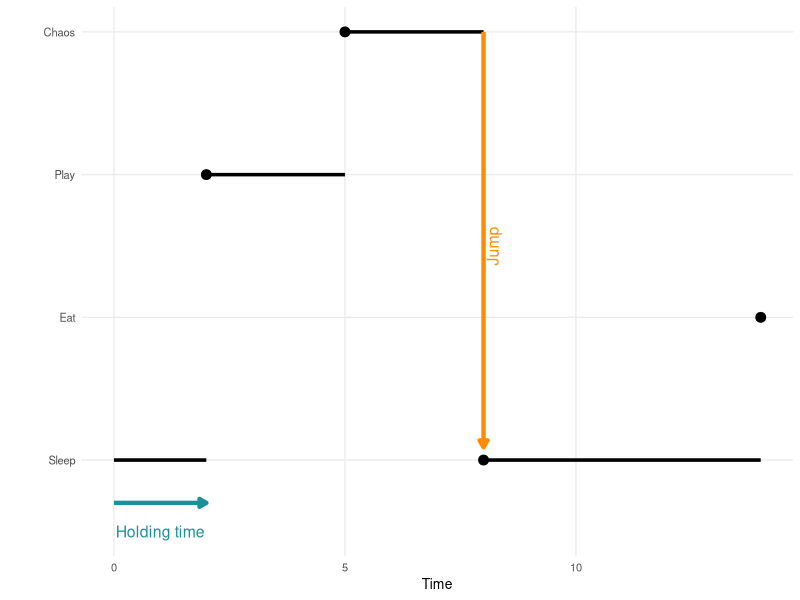
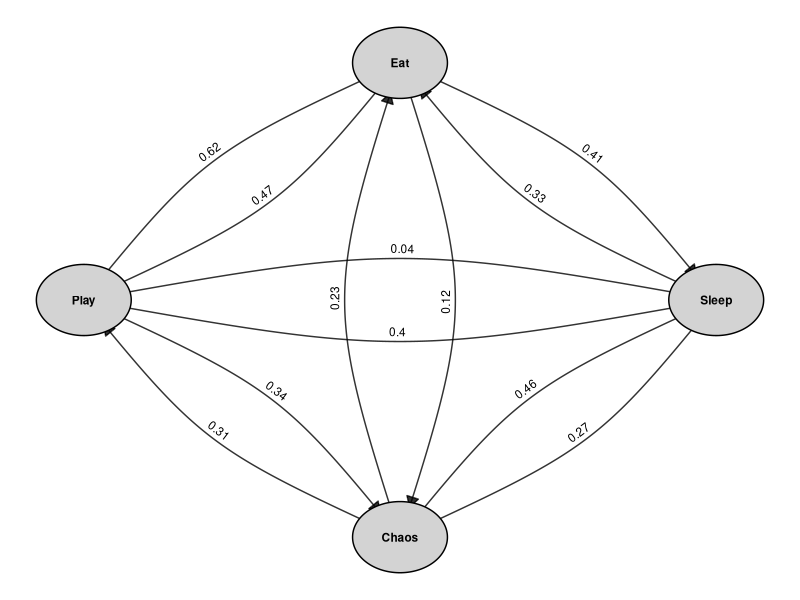

Write R code to recreate these figures, in order.
## ---- chunk 1
#| label: libraries-silent
#| include: false

library(igraph)
library(ggraph)
library(tidygraph)
library(ggplot2)
## ---- chunk 2
#| label: catex-plot
#| fig-height: 4
#| fig-width: 7
#| message: false
#| echo: false

jump_times <- c(0, 2, 5, 8, 14)
states <- c(0, 2, 3, 0, 1)  # Sleep → Play → Chaos → Sleep → Eat

segment_data <- data.frame(
  x = jump_times[-length(jump_times)],
  xend = jump_times[-1],
  y = states[-length(states)]
)

jump_points <- data.frame(
  x = jump_times[-1],
  y = states[-1]
)

ggplot() +
  geom_segment(data = segment_data, aes(x = x, xend = xend, y = y, yend = y),
               linewidth = 1.2, color = "black") +
  geom_point(data = jump_points, aes(x = x, y = y), shape = 21, fill = "black", size = 3) +
  annotate("segment", x = 0, xend = 2, y = -0.3, yend = -0.3,
           arrow = arrow(type = "closed", length = unit(0.2, "cm")),
           color = "#1c9099", linewidth = 1.5) +
  annotate("text", x = 1, y = -0.5, label = "Holding time", color = "#1c9099", size = 4) +
  annotate("segment", x = 8, xend = 8, y = 3, yend = 0.09,
           arrow = arrow(type = "closed", length = unit(0.2, "cm")),
           color = "darkorange", linewidth = 1.5) +
  annotate("text", x = 8.2, y = 1.5, label = "Jump", color = "darkorange", size = 4, angle = 90) +
  labs(x = "Time", y = "State") +
  scale_y_continuous(breaks = 0:3,
                     labels = c("Sleep", "Eat", "Play", "Chaos")) +
  theme_minimal(base_size = 10) +
  theme(panel.grid.minor = element_blank(),
        axis.title.y = element_text(angle = 0, vjust = 1.2))
## ---- chunk 3
#| label: catex2-plot
#| fig-height: 4
#| fig-width: 4
#| message: false
#| warning: false
#| echo: false

# Define all 4 states
state_names <- c("Sleep", "Eat", "Play", "Chaos")

# Corrected row-stochastic transition matrix P (rows sum to 1)
P <- matrix(
  c(0.00, 0.33, 0.40, 0.27,
    0.41, 0.00, 0.47, 0.12,
    0.04, 0.62, 0.00, 0.34,
    0.46, 0.23, 0.31, 0.00),
  nrow = 4, byrow = TRUE,
  dimnames = list(state_names, state_names)
)

# Build edge list from the matrix (drop zero-probability self-loops)
transitions <- expand.grid(from = state_names, to = state_names, stringsAsFactors = FALSE)
transitions$prob <- apply(transitions, 1, function(row) P[row["from"], row["to"]])
transitions <- transitions[transitions$prob > 0, ]

# Create graph
g <- tbl_graph(nodes = data.frame(name = state_names), edges = transitions, directed = TRUE)

# Plot using geom_edge_arc to support curvature
ggraph(g, layout = "circle") +
  geom_edge_arc(aes(label = prob),
                arrow = arrow(length = unit(3, "mm"), type = "closed"),
                end_cap = circle(8, "mm"),
                start_cap = circle(8, "mm"),
                label_color = "black",
                label_size = 3,
                alpha = 0.8,
                strength = 0.15,
                angle_calc = "along",
                label_dodge = unit(2.5, "mm"),
                show.legend = FALSE) +
  geom_node_circle(aes(r = 0.15), fill = "lightgrey", color = "black") +
  geom_node_text(aes(label = name), size = 3, fontface = "bold") +
  theme_void()
